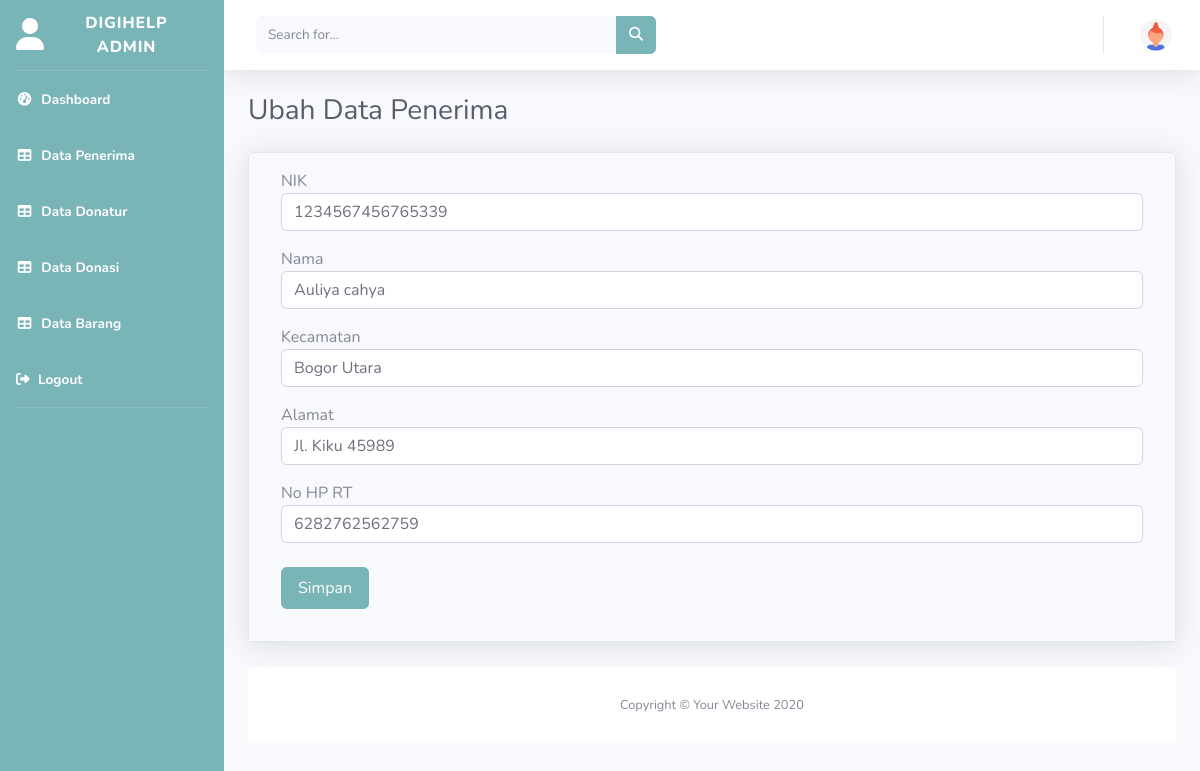
/admin/crud/edit/10, run on the app's committed database.
### tables this page shows
CREATE TABLE `penerima` (
  `id` int(11) NOT NULL,
  `nik` varchar(16) NOT NULL,
  `nama` varchar(50) NOT NULL,
  `kecamatan` varchar(50) NOT NULL,
  `alamat` varchar(255) NOT NULL,
  `nohprt` bigint(20) NOT NULL
);

### application/controllers/admin/crud.php (called while the page is built, shortened)
<?php
class Crud extends CI_Controller{
	function __construct(){
		$this->load->model('m_data');
                $this->load->helper('url');
	}
    function edit($id){
		$where = array('id' => $id);
		$data['penerima'] = $this->m_data->edit_data($where,'penerima')->result();
		$this->load->view('admin/edit',$data);
	}
}

### index.php (called while the page is built, shortened)
<?php
require_once BASEPATH.'core/CodeIgniter.php';

### application/models/m_data.php (called while the page is built, shortened)
<?php
class M_data extends CI_Model{
	function edit_data($where,$table){
		return $this->db->get_where($table,$where);
	}
}

### application/views/admin/edit.php (the view, shortened to what this page needs)
<!DOCTYPE html>
<html lang="en">
<head>
    <link href="<?php echo base_url() ?>template/vendor/fontawesome-free/css/all.min.css" rel="stylesheet" type="text/css">
    <link href="<?php echo base_url() ?>template/css/sb-admin-2.min.css" rel="stylesheet">
    <link href="<?php echo base_url() ?>template/vendor/datatables/dataTables.bootstrap4.min.css" rel="stylesheet">
</head>
<body id="page-top">
    <div id="wrapper">
                <ul class="navbar-nav bg-gradient-primary sidebar sidebar-dark accordion" id="accordionSidebar">
                    <a class="sidebar-brand d-flex align-items-center justify-content-center" href="welcome.php">
                    <div class="sidebar-brand-icon">
                            <i class="fas fa-user"></i>
                        </div>
                    <div class="sidebar-brand-text mx-3">DigiHelp Admin</div>
                    </a>
                    <hr class="sidebar-divider my-0">
                    <li class="nav-item active">
                        <a class="nav-link" href="<?php echo base_url('admin/crud/welcome'); ?>">
                            <i class="fas fa-fw fa-tachometer-alt"></i>
                            <span>Dashboard</span></a>
                        <a class="nav-link" href=" <?php echo base_url('admin/crud/lihat'); ?>">
                            <i class="fas fa-fw fa-table"></i>
                            <span>Data Penerima</span></a>
                        <a class="nav-link" href=" <?php echo base_url('admin/crud_donatur/lihatdonatur'); ?>">
                            <i class="fas fa-fw fa-table"></i>
                            <span>Data Donatur</span></a>
                        <a class="nav-link active" href=" <?php echo base_url('admin/crud_donasi/lihatdonasi'); ?>">
                            <i class="fas fa-fw fa-table"></i>
                            <span>Data Donasi</span></a>
                        <a class="nav-link" href=" <?php echo base_url('admin/crud_barang/lihatbarang'); ?>">
                            <i class="fas fa-fw fa-table"></i>
                            <span>Data Barang</span></a>
                        <a class="nav-link" href="<?php echo base_url('login/logout'); ?>" data-toggle="modal" data-target="#logoutModal">
                            <i class="fas fa-sign-out-alt"></i>
                            <span>Logout</span></a>
                    </li>
                    <hr class="sidebar-divider d-none d-md-block">
                    </ul>
        <div id="content-wrapper" class="d-flex flex-column">
            <div id="content">
                <nav class="navbar navbar-expand navbar-light bg-white topbar mb-4 static-top shadow">
                    <form
                        class="d-none d-sm-inline-block form-inline mr-auto ml-md-3 my-2 my-md-0 mw-100 navbar-search">
                        <div class="input-group">
                            <input type="text" class="form-control bg-light border-0 small" placeholder="Search for..."
                                aria-label="Search" aria-describedby="basic-addon2">
                            <div class="input-group-append">
                                <button class="btn btn-primary" type="button">
                                    <i class="fas fa-search fa-sm"></i>
                                </button>
                            </div>
                        </div>
                    </form>
                    <ul class="navbar-nav ml-auto">
                        <li class="nav-item dropdown no-arrow">
                            <a class="nav-link dropdown-toggle" href="#" id="userDropdown" role="button"
                                data-toggle="dropdown" aria-haspopup="true" aria-expanded="false">
                                <img class="img-profile rounded-circle"
                                    src="<?php echo base_url() ?>template/img/undraw_profile_3.svg">
                            </a>
                        </li>
                    </ul>
                </nav>
                <div class="container-fluid">
                    <h1 class="h3 mb-2 text-gray-800">Ubah Data Penerima</h1>
                    <?php foreach($penerima as $u){ ?>
	                <form action="<?php echo base_url(). 'admin/crud/update'; ?>" method="post">
                        <table style="margin:20px auto;">
                        <div class="card shadow mb-4">
                            <div class="card-header py-3">
                                <div class="col-sm-12 mb-3 mb-sm-0">
                                    <p> NIK <br>
                                    <input class="form-control form-control-user" input type="text" name="nik" value="<?php echo $u->nik ?>">
                                    <p> Nama <br>
                                    <input class="form-control form-control-user" input type="text" name="nama" value="<?php echo $u->nama ?>">
                                    <p> Kecamatan <br>
                                    <input class="form-control form-control-user" input type="text" name="kecamatan" value="<?php echo $u->kecamatan ?>">
                                    <p> Alamat <br>
                                    <input class="form-control form-control-user" input type="text" name="alamat" value="<?php echo $u->alamat ?>">
                                    <p> No HP RT <br>
                                    <input class="form-control form-control-user" input type="text" name="nohprt" value="<?php echo $u->nohprt ?>">
                                    <br> <input class="btn btn-primary py-2 px-3 me-2" type="submit" value="Simpan">
                                </div>
                            </div>
                        </div>
                    </form>
                    <?php } ?>
                </div>
            </div>
            <footer class="sticky-footer bg-white">
                <div class="container my-auto">
                    <div class="copyright text-center my-auto">
                        <span>Copyright &copy; Your Website 2020</span>
                    </div>
                </div>
            </footer>
        </div>
    </div>
</body>
</html>

### data on the page
penerima: nik "1234567456765339", nama "Auliya cahya", kecamatan "Bogor Utara", alamat "Jl. Kiku 45989", nohprt "6282762562759"
